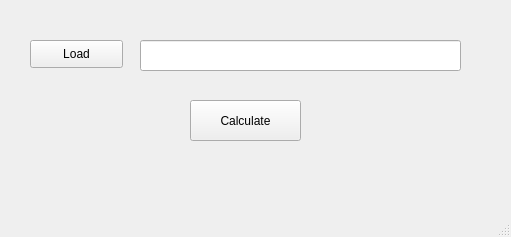
<?xml version="1.0" encoding="UTF-8"?>
<ui version="4.0">
 <class>MainWindow</class>
 <widget class="QMainWindow" name="MainWindow">
  <property name="geometry">
   <rect>
    <x>0</x>
    <y>0</y>
    <width>511</width>
    <height>237</height>
   </rect>
  </property>
  <property name="windowTitle">
   <string>MainWindow</string>
  </property>
  <widget class="QWidget" name="centralwidget">
   <widget class="QPushButton" name="CalcButton">
    <property name="geometry">
     <rect>
      <x>190</x>
      <y>100</y>
      <width>111</width>
      <height>41</height>
     </rect>
    </property>
    <property name="text">
     <string>Calculate</string>
    </property>
   </widget>
   <widget class="QPushButton" name="LoadfileButton">
    <property name="geometry">
     <rect>
      <x>30</x>
      <y>40</y>
      <width>93</width>
      <height>28</height>
     </rect>
    </property>
    <property name="text">
     <string>Load</string>
    </property>
   </widget>
   <widget class="QLineEdit" name="filePath">
    <property name="geometry">
     <rect>
      <x>140</x>
      <y>40</y>
      <width>321</width>
      <height>31</height>
     </rect>
    </property>
   </widget>
   <widget class="QLabel" name="info">
    <property name="geometry">
     <rect>
      <x>160</x>
      <y>160</y>
      <width>161</width>
      <height>16</height>
     </rect>
    </property>
    <property name="text">
     <string/>
    </property>
    <property name="alignment">
     <set>Qt::AlignCenter</set>
    </property>
   </widget>
  </widget>
  <widget class="QMenuBar" name="menubar">
   <property name="geometry">
    <rect>
     <x>0</x>
     <y>0</y>
     <width>511</width>
     <height>26</height>
    </rect>
   </property>
  </widget>
  <widget class="QStatusBar" name="statusbar"/>
 </widget>
 <resources/>
 <connections/>
</ui>
